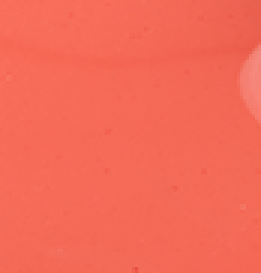
#> input picture data/img/groundtruth/juicypangwaterblusherCR01.png, 87 x 91 px, found by its file name (shown 3 times larger)
$ jupyter execute --allow-errors 2_Model_A_for_color_identification.ipynb   (shell and % lines are left out)   (older library calls are emulated)
#> lines starting #> are read from the running program, lines starting #| are printed output that depends on the picture; long printed decimals are rounded
<a href="https://colab.research.google.com/github/ConstanzaSchibber/capstone_colors/blob/main/notebooks/2_Model_A_for_color_identification.ipynb" target="_parent"></a>

# Model A: Identifying CIELAB Shade Leveraging Image Clustering

In this notebook, I explore a method for identifying CIELAB color shades in images using image clustering techniques. By leveraging the perceptual uniformity of the CIELAB color space, I aim to achieve more accurate color identification and analysis, which is crucial for makeup where precise color matching is required. This approach allows me to cluster and analyze images based on their color distributions, providing a robust framework for identifying and categorizing shades in a way that aligns with human visual perception.

First, I apply a k-means clustering algorithm to two test images to extract the colors of each cluster, determine the average color across clusters, and identify the peak (most frequent) color.

Next, I scale this approach to the entire dataset, beginning with a training set of images. I validate the algorithm's performance using a validation set, iteratively refining the model to minimize the distance between the color retrieve and the 'ground truth' color.

Finally, I evaluate the optimized algorithm on a test set to assess its effectiveness.

# Libraries

[cell 1]
import os
from getpass import getpass
import urllib
import requests
import pandas as pd
import matplotlib.pyplot as plt
import seaborn as sns
import glob
from PIL import Image
import numpy as np

[cell 2]
import cv2

[cell 3]
from skimage.color import rgb2lab, lab2rgb

[cell 4]
from skimage import color

[cell 5]
import binascii
import struct
import scipy
import scipy.misc
import scipy.cluster

[cell 6]
from warnings import simplefilter
simplefilter(action="ignore", category=pd.errors.PerformanceWarning)

[cell 7]
flags = [i for i in dir(cv2) if i.startswith('COLOR_')]

# Test case 1

Before scaling up to multiple images, I applied the process to a single image. I used k-means clustering to identify dominant colors in the image, then converted the mean CIELAB color of these clusters to RGB, created a small square with this color, and overlaid it on the image.

K-means clustering is a good approach because it efficiently groups similar colors, making it easier to identify the most representative shades. However, a downside is that it requires deciding the number of clusters beforehand, which may not always reflect the actual color diversity in the image. However, most images are not color diverse (per the exploratory data analysis) and I can also identify which images are color diverse for further analysis.

[cell 8]
from google.colab import drive

# Mount Google Drive to access files stored there
# The 'force_remount=True' option ensures that the drive is remounted even if it is already mounted
drive.mount('/content/drive', force_remount=True)

[cell 9]
# path to test image
path = '/content/sample_data/1CBM_Fruit_Pigmented_Blush_Mauvette_Swatch_1260x.jpg'

[cell 10]
# read test image
swatch = cv2.imread(path)

OpenCV uses BGR as its default colour order for images, matplotlib uses RGB. When displaying an image loaded with OpenCv in matplotlib the channels will be back to front.

The easiest way of fixing this is to use OpenCV to explicitly convert it back to RGB.

#> (a cell that did not finish here is left out)

#> (a cell that did not finish here is left out)

#> (a cell that did not finish here is left out)

The `rgb2lab()` function is utilized to convert the RGB image into the Lab color space, separating luminosity from color.

#> (a cell that did not finish here is left out)

#> (a cell that did not finish here is left out)

## K-Means Clustering

This code reads an image, resizes it for efficiency, and then converts it into a numpy array. It uses k-means clustering to identify color clusters within the image, with the number of clusters set to 3. After determining the cluster centers, it assigns each pixel to a cluster and counts the occurrences of each cluster. Finally, the code identifies the color of the five clusters, averages over five colors, and also identifies the most frequent color cluster in the image (which in this case, is white because of the background). It also converts the mean color and the most frequent color to the CIELAB color scale.

[cell 16]
# Number of cluster
NUM_CLUSTERS = 4

# Read the image
#> (the rest of this cell did not finish here and is left out)

## Comparing Color Identified from K-Means Clustering and Image

Below, I created a small square filled with the average color in the top-left corner on the original image. This allows me to visually compare the mean color with the colors in the image.

#> (a cell that did not finish here is left out)

# Test 2 (`.png` Image)

PNG images, like the one below, include an alpha channel, which represents transparency. This is common in PNG images but can cause issues when displaying or processing the image if the software or code isn't prepared to handle the additional channel. The alpha channel is not necessary for color analysis and might interfere with visualization or processing.

I performed a second test with a PNG image to ensure that the code handles images with an alpha channel properly. I added an `if` statement to delete the alpha channel. In this way,the image processing and display functions work correctly regardless of whether the image has an alpha channel or not.

[cell 18]
# path to test image
path = '/content/sample_data/juicypangwaterblusherCR01.png'

[cell 19]
# read test image
swatch2 = cv2.imread(path)
#> swatch2 is the input picture: shape (91, 87, 3); mean B, G, R 86.9, 106, 244.1
RGB_img2 = cv2.cvtColor(swatch2, cv2.COLOR_BGR2RGB)

[cell 20]
# Number of cluster
NUM_CLUSTERS = 4

# Read the image
im = Image.open(path)

# Optionally resize the image to reduce processing time
im = im.resize((150, 150))
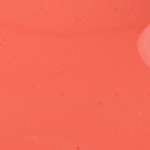
#> im: PIL image 150x150 RGBA; mean R, G, B, A 244.1, 106, 86.9, 255

# Convert the image to a numpy array
ar = np.asarray(im)

# Store the shape of the array
shape = ar.shape
#> shape = (150, 150, 4)

if len(shape) == 2:
    # No need to convert to RGB; use grayscale values directly
    num_channels = 1
elif len(shape) == 3 and shape[2] in [3, 4]:
    # RGB or RGBA image
    if shape[2] == 4:
    # Remove the alpha channel
      ar = ar[:, :, :3]
    num_channels = 3
else:
    raise ValueError("Unsupported image format")

shape = ar.shape
#> shape = (150, 150, 3)

# Reshape the array for clustering
ar = ar.reshape(np.prod(shape[:2]), num_channels).astype(float)

# Perform k-means clustering to find color clusters
codes, dist = scipy.cluster.vq.kmeans(ar, NUM_CLUSTERS)
#> codes = [[244.7, 129.3, 115.6], [238.9, 98.53, 80.51], [243.6, 105, 85.88], [245.8, 107.8, 88.41]]; dist = 1.89

# Print the RGB values of the cluster centers
print('cluster centres in RGB:\n', codes)
#| cluster centres in RGB:
#|  [[244.715 129.303 115.609]
#|  [238.939  98.533  80.511]
#|  [243.617 105.044  85.875]
#|  [245.826 107.822  88.415]]

# Assign each pixel to a cluster and count occurrences
vecs, dist = scipy.cluster.vq.vq(ar, codes)
counts, bins = np.histogram(vecs, len(codes))
#> counts = [340, 1487, 12494, 8179]; bins = [0, 0.75, 1.5, 2.25, 3]

# Find the index of the most frequent cluster
index_max = np.argmax(counts)
#> index_max = 2
peak = codes[index_max]
#> peak = [243.6, 105, 85.88]

# Print all the cluster centers
#print(codes)

# Average over the color of the clusters
columns_average = codes.mean(axis=0)
#> columns_average = [243.3, 110.2, 92.6]

# Convert the average color from RGB or grayscale to CIELAB
if num_channels == 1:
  # For grayscale, directly use the average intensity value
  mean_lab = np.array([columns_average.mean(), 0, 0])  # Dummy LAB values
  print('Average color in CIELAB:', mean_lab)
else:
  mean_rgb = np.array(columns_average).reshape(1, 1, num_channels) / 255  # Normalize RGB values to [0, 1]
#> mean_rgb = [[0.954, 0.432, 0.363]]
  mean_xyz = color.rgb2xyz(mean_rgb)  # Convert to XYZ
#> mean_xyz = [[0.446, 0.311, 0.139]]
  mean_lab = color.xyz2lab(mean_xyz)  # Convert to CIELAB
#> mean_lab = [[62.58, 49.89, 34.75]]
  print('Average color in CIELAB:', mean_lab[0][0])
#| Average color in CIELAB: [62.577 49.886  34.746]

# Convert the most frequent color from RGB or grayscale to CIELAB
if num_channels == 1:
  # For grayscale, directly use the peak intensity value
  peak_lab = np.array([peak.mean(), 0, 0])  # Dummy LAB values
  print('Most frequent color in CIELAB:', peak_lab)
else:
  peak_rgb = np.array(peak).reshape(1, 1, num_channels) / 255  # Normalize RGB values to [0, 1]
#> peak_rgb = [[0.955, 0.412, 0.337]]
  peak_xyz = color.rgb2xyz(peak_rgb)  # Convert to XYZ
#> peak_xyz = [[0.439, 0.3, 0.122]]
  peak_lab = color.xyz2lab(peak_xyz)  # Convert to CIELAB
#> peak_lab = [[61.61, 51.99, 37.28]]
  print('Most frequent color in CIELAB:', peak_lab[0][0])
#| Most frequent color in CIELAB: [61.613 51.987  37.280]

[cell 21]
variance = np.var(ar)
#> variance = 4920.6

[cell 22]
# Display the original image
plt.imshow(RGB_img2)

# Overlay a square with the mean RGB color
# Here, we create a small patch of color in the top-left corner
height, width, _ = RGB_img2.shape
#> height = 91; width = 87
square_size = min(height, width) // 5  # Size of the square relative to the image size
#> square_size = 17
square_patch = np.ones((square_size, square_size, 3)) * mean_rgb * 255 # Create the square with the mean RGB color

# Place the square patch on the image
RGB_img2[:square_size, :square_size] = square_patch
#> RGB_img2: shape (91, 87, 3); mean R, G, B 244, 106, 87

# Display the image with the overlay
plt.imshow(RGB_img2)
plt.show()
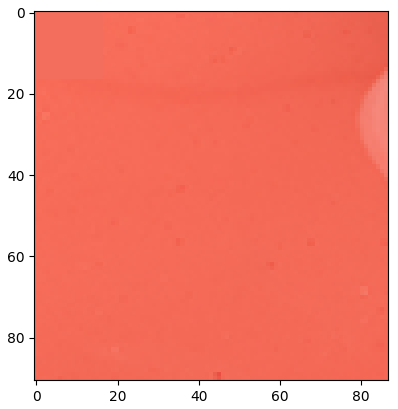
#> figure drawn by matplotlib, 1 panel

$ run again, with data/img/groundtruth/BLT_AMOUR_SWATCH.png copied over data/img/groundtruth/juicypangwaterblusherCR01.png
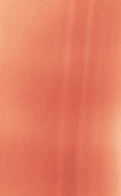
#> input picture data/img/groundtruth/BLT_AMOUR_SWATCH.png, 121 x 196 px, found by its file name
#> swatch2 is the input picture: shape (196, 121, 3); mean B, G, R 99.4, 125.5, 228.3
#> `im = im.resize((150, 150))`:
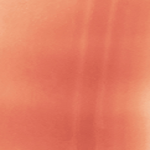
#> im: PIL image 150x150 RGBA; mean R, G, B, A 228.3, 125.5, 99.4, 255
#> codes = [[239.7, 161.9, 125.4], [234.4, 139.2, 106.9], [227.9, 121.1, 96.59], [219.7, 107.2, 87.61]]; dist = 5.98
#| cluster centres in RGB:
#|  [[239.715 161.944 125.429]
#|  [234.425 139.240 106.950]
#|  [227.858 121.127  96.593]
#|  [219.722 107.162  87.615 ]]
#> counts = [2378, 4977, 8846, 6299]; bins = [0, 0.75, 1.5, 2.25, 3]
#> index_max = 2
#> peak = [227.9, 121.1, 96.59]
#> columns_average = [230.4, 132.4, 104.1]
#> mean_rgb = [[0.904, 0.519, 0.408]]
#> mean_xyz = [[0.436, 0.345, 0.175]]
#> mean_lab = [[65.36, 34.87, 31.54]]
#| Average color in CIELAB: [65.360  34.868 31.543]
#> peak_rgb = [[0.894, 0.475, 0.379]]
#> peak_xyz = [[0.409, 0.31, 0.15]]
#> peak_lab = [[62.54, 39.09, 32.02]]
#| Most frequent color in CIELAB: [62.538 39.093 32.023]
#> variance = 3262.1
#> `plt.show()`:
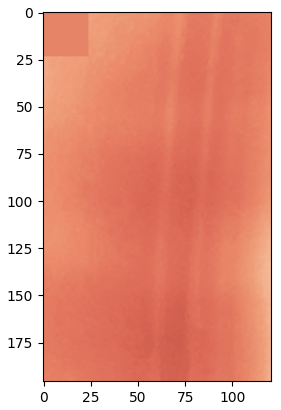
#> figure drawn by matplotlib, 1 panel

$ run again, with data/img/groundtruth/Destined.png copied over data/img/groundtruth/juicypangwaterblusherCR01.png
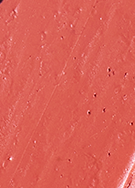
#> input picture data/img/groundtruth/Destined.png, 135 x 188 px, found by its file name
#> swatch2 is the input picture: shape (188, 135, 3); mean B, G, R 85.8, 95.9, 219.2
#> `im = im.resize((150, 150))`:
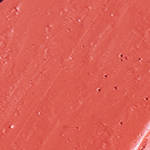
#> im: PIL image 150x150 RGBA; mean R, G, B, A 219.2, 95.9, 85.8, 255
#> codes = [[220.5, 98.25, 87.49], [216.1, 89.17, 79.24], [245.7, 174.3, 177.1], [228.2, 115, 106.9]]; dist = 5.38
#| cluster centres in RGB:
#|  [[220.484  98.249  87.493]
#|  [216.150  89.173  79.237]
#|  [245.668 174.254 177.141]
#|  [228.154 114.990  106.854]]
#> counts = [10806, 10134, 205, 1355]; bins = [0, 0.75, 1.5, 2.25, 3]
#> index_max = 0
#> peak = [220.5, 98.25, 87.49]
#> columns_average = [227.6, 119.2, 112.7]
#> mean_rgb = [[0.893, 0.467, 0.442]]
#> mean_xyz = [[0.415, 0.309, 0.193]]
#> mean_lab = [[62.38, 41.32, 22.8]]
#| Average color in CIELAB: [62.384 41.321 22.804]
#> peak_rgb = [[0.865, 0.385, 0.343]]
#> peak_xyz = [[0.358, 0.248, 0.12]]
#> peak_lab = [[56.85, 47.05, 29.68]]
#| Most frequent color in CIELAB: [56.854 47.052 29.677]
#> variance = 3786.9
#> `plt.show()`:
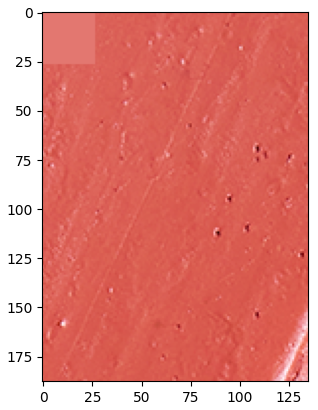
#> figure drawn by matplotlib, 1 panel
